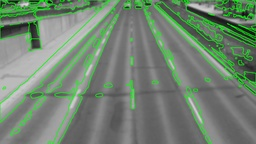
#> input picture Image_Segmentation/MOTION_SEGMENTATION/motion_segmented_frame_1.jpg, 256 x 144 px, shrunk from 1280 x 720 before the run, given in place of sat_img1.jpg, which was not available
$ jupyter execute Image_Segmentation.ipynb   (shell and % lines are left out)   (text cells are left out)
#> lines starting #> are read from the running program, lines starting #| are printed output that depends on the picture; after the words box and inside, x2 and y2 are one past the last pixel; in counts of white or black regions, pixels touching at a corner belong together; pictures that were not available may be replaced by others from this repository, and a replacement may not be noted
[cell 1]
import cv2
import numpy
import matplotlib.pyplot as plt
import numpy as np
import os

[cell 2]
# Load image
image = cv2.imread('sat_img1.jpg')
#> image is the input picture: shape (144, 256, 3); mean B, G, R 113.3, 132.1, 113.3
rgb_img = image[:,:,::-1]
gray_img = cv2.cvtColor(rgb_img, cv2.COLOR_RGB2GRAY)
# Apply Canny edge detection
edges = cv2.Canny(image, 100, 200)
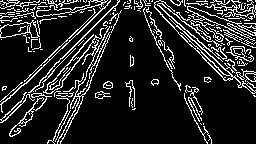
#> edges: shape (144, 256); 15% white in thin lines or dots

# Display or save result
os.makedirs("CANNY_EDGE_DETECTION", exist_ok=True)
cv2.imwrite('CANNY_EDGE_DETECTION/sat_img1_gray.jpg', gray_img)
cv2.imwrite('CANNY_EDGE_DETECTION/sat_img1_rgb.jpg', rgb_img)
cv2.imwrite('CANNY_EDGE_DETECTION/canny_img.jpg', edges)

# Display the images
plt.figure(figsize=[13, 8])
plt.subplot(131); plt.imshow(rgb_img); plt.title('Original Image');
plt.subplot(132); plt.imshow(gray_img, cmap='gray'); plt.title('Gray Image');
plt.subplot(133); plt.imshow(edges); plt.title('canny image');
cv2.waitKey(0)
cv2.destroyAllWindows()

[cell 3]
# Load image
image = cv2.imread('sat_img2.jpg')
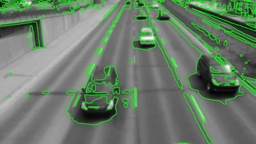
#> input picture Image_Segmentation/MOTION_SEGMENTATION/motion_segmented_frame_2.jpg, 256 x 144 px, shrunk from 1280 x 720 before the run, given in place of sat_img2.jpg, which was not available
#> image is the input picture: shape (144, 256, 3); mean B, G, R 105.9, 124.1, 105.8
rgb_img = image[:,:,::-1]
gray_img = cv2.cvtColor(rgb_img, cv2.COLOR_RGB2GRAY)
# Global thresholding
_, thresh_global = cv2.threshold(gray_img, 127, 255, cv2.THRESH_BINARY)
#> thresh_global: shape (144, 256); 35.2% white; 207 white regions (186 under 20 px), largest, box (x1, y1, x2, y2) and area: (0, 0, 131, 124) 7329, (134, 0, 234, 89) 1729, (36, 93, 75, 144) 815

# Adaptive thresholding
thresh_adaptive = cv2.adaptiveThreshold(gray_img, 255, cv2.ADAPTIVE_THRESH_GAUSSIAN_C, cv2.THRESH_BINARY, 11, 2)
#> thresh_adaptive: shape (144, 256); 63.6% white; 427 black regions (357 under 20 px), largest, box (x1, y1, x2, y2) and area: (67, 0, 135, 132) 2188, (40, 0, 124, 96) 1224, (133, 20, 208, 144) 1044

# Display or save results
os.makedirs("THRESHOLDING", exist_ok=True)
cv2.imwrite('THRESHOLDING/sat_img2_rgb.jpg', rgb_img)
cv2.imwrite('THRESHOLDING/sat_img2_gray.jpg', gray_img)
cv2.imwrite('THRESHOLDING/sat_img2_global_thresh.jpg', thresh_global)
cv2.imwrite('THRESHOLDING/sat_img2_adaptive_thresh.jpg', thresh_adaptive)


plt.figure(figsize=[16, 8])
plt.subplot(241); plt.imshow(rgb_img, cmap='gray'); plt.title('Original Image');
plt.subplot(242); plt.imshow(gray_img, cmap='gray'); plt.title('Gray Image');
plt.subplot(243); plt.imshow(thresh_global, cmap='gray'); plt.title('Global Threshold');
plt.subplot(244); plt.imshow(thresh_adaptive, cmap='gray'); plt.title('Adaptive Threshold');

[cell 4]
# Load image
image = cv2.imread('sat_img2.jpg')
rgb_img = image[:,:,::-1]
gray_img = cv2.cvtColor(rgb_img, cv2.COLOR_RGB2GRAY)


# Region growing function
def region_growing(gray_img, seed, threshold):
#> called with seed = (50, 50), threshold = 10
    height, width = gray_img.shape
#> height = 144; width = 256
    segmented = np.zeros((height, width), dtype=np.uint8)
    seeds = [seed]
    while seeds:
        x, y = seeds.pop(0)
        if 0 <= x < height and 0 <= y < width and segmented[x, y] == 0:
            segmented[x, y] = 255
            for dx, dy in [(-1,0), (1,0), (0,-1), (0,1)]:
                new_x, new_y = x + dx, y + dy
                if (0 <= new_x < height and 0 <= new_y < width and
                    abs(int(gray_img[new_x, new_y]) - int(gray_img[x, y])) < threshold):
                    seeds.append((new_x, new_y))
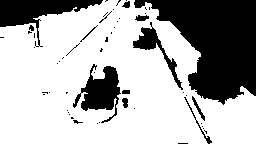
#> segmented: shape (144, 256); 69.1% white; 55 black regions (43 under 20 px), largest, box (x1, y1, x2, y2) and area: (134, 0, 256, 105) 7203, (0, 0, 103, 47) 1694, (73, 64, 121, 123) 1318
#> after the loop, seeds = []
    return segmented

# Apply region growing with seed (50, 50) and threshold 10
segmented = region_growing(gray_img, (50, 50), 10)

# Save the segmented image
os.makedirs("REGION_GROWING", exist_ok=True)
cv2.imwrite('REGION_GROWING/sat_img2_rgb.jpg', rgb_img)
cv2.imwrite('REGION_GROWING/sat_img2_gray.jpg', gray_img)
cv2.imwrite('REGION_GROWING/sat_img2_region_growing.jpg', segmented)

# Display or save result
plt.figure(figsize=[13, 8])
plt.subplot(241); plt.imshow(rgb_img); plt.title('Original Image');
plt.subplot(242); plt.imshow(gray_img, cmap='gray'); plt.title('Gray Image');
plt.subplot(243); plt.imshow(segmented, cmap='gray'); plt.title('Region Growing Segmentation');

[cell 5]
from skimage.segmentation import slic
# Load image
bgr_img = cv2.imread('sat_img3.jpg')
image = bgr_img[:,:,::-1]


# K-means clustering
pixels = image.reshape(-1, 3)
k = 3
criteria = (cv2.TERM_CRITERIA_EPS + cv2.TERM_CRITERIA_MAX_ITER, 100, 0.2)
_, labels, centers = cv2.kmeans(pixels.astype(np.float32), k, None, criteria, 10, cv2.KMEANS_RANDOM_CENTERS)
#> centers = [[43.2, 71.01, 43.21], [154.8, 160.4, 154.9], [101.4, 122.3, 101.5]]
centers = np.uint8(centers)
#> centers = [[43, 71, 43], [154, 160, 154], [101, 122, 101]]
clustered = centers[labels]
clustered = clustered.reshape(image.shape)

# SLIC superpixels
superpixels = slic(image, n_segments=100, compactness=10, sigma=1)
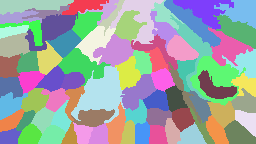
#> superpixels: shape (144, 256) int64; 79 distinct labels, from 1 to 79; one colour per label, 0 black

# Display or save results
os.makedirs("CLUSTERING_AND_SUPERPIXELS", exist_ok=True)
cv2.imwrite('CLUSTERING_AND_SUPERPIXELS/sat_img3_rgb.jpg', image)
cv2.imwrite('CLUSTERING_AND_SUPERPIXELS/clustered.jpg', clustered)
cv2.imwrite('CLUSTERING_AND_SUPERPIXELS/superpixels.jpg', superpixels.astype(np.uint8) * 50)

plt.figure(figsize=[13, 8])
plt.subplot(231); plt.imshow(image); plt.title('Original Image');
plt.subplot(232); plt.imshow(clustered); plt.title('K-means Clustering');
plt.subplot(233); plt.imshow(superpixels.astype(np.uint8) * 50); plt.title('SLIC Superpixels');

[cell 6]
# Load image
bgr_image = cv2.imread('sat_img1.jpg')
image = bgr_img[:,:,::-1]
gray_img = cv2.cvtColor(rgb_img, cv2.COLOR_RGB2GRAY)

# Initialize mask (0=background, 1=foreground, 2=probable background, 3=probable foreground)
mask = np.zeros(image.shape[:2], np.uint8)

# Define rectangle (x, y, w, h) for foreground approximation
rect = (50, 50, 200, 200)

# Apply GrabCut
bgdmodel = np.zeros((1, 65), np.float64)
fgdmodel = np.zeros((1, 65), np.float64)
cv2.grabCut(image, mask, rect, bgdmodel, fgdmodel, 5, cv2.GC_INIT_WITH_RECT)

# Modify mask to create final segmentation
mask2 = np.where((mask == 2) | (mask == 0), 0, 1).astype('uint8')
segmented = image * mask2[:, :, np.newaxis]
#> segmented: shape (144, 256, 3); every value is 0

# Display or save result
os.makedirs("GRABCUT_SEGMENTATION", exist_ok=True)
cv2.imwrite('GRABCUT_SEGMENTATION/sat_img1_rgb.jpg', image)
cv2.imwrite('GRABCUT_SEGMENTATION/sat_img1_gray.jpg', cv2.cvtColor(image, cv2.COLOR_BGR2GRAY))
cv2.imwrite('GRABCUT_SEGMENTATION/graph_cuts.jpg', segmented)

plt.figure(figsize=[13, 8])
plt.subplot(231); plt.imshow(image); plt.title('Original Image');
plt.subplot(232); plt.imshow(gray_img, cmap='gray'); plt.title('Gray Image');
plt.subplot(233); plt.imshow(segmented); plt.title('Graph Cuts Segmentation');

[cell 7]
# Load image
image = cv2.imread('sat_img3.jpg')
gray = cv2.cvtColor(image, cv2.COLOR_BGR2GRAY)
ret, thresh = cv2.threshold(gray, 0, 255, cv2.THRESH_BINARY_INV + cv2.THRESH_OTSU)
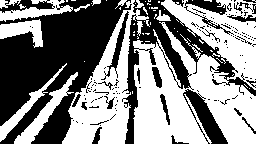
#> thresh: shape (144, 256); 53.5% white; 145 black regions (119 under 20 px), largest, box (x1, y1, x2, y2) and area: (0, 0, 132, 144) 9989, (122, 0, 256, 144) 3864, (183, 89, 228, 144) 882
#> ret = 118

# Noise removal
kernel = np.ones((3, 3), np.uint8)
opening = cv2.morphologyEx(thresh, cv2.MORPH_OPEN, kernel, iterations=2)
#> opening: shape (144, 256); 43.7% white; 26 white regions, largest, box (x1, y1, x2, y2) and area: (134, 48, 207, 144) 4086, (189, 55, 256, 144) 2924, (62, 92, 129, 144) 2313

# Sure background area
sure_bg = cv2.dilate(opening, kernel, iterations=3)
#> sure_bg: shape (144, 256); 66.1% white; 18 black regions (9 under 20 px), largest, box (x1, y1, x2, y2) and area: (0, 0, 224, 144) 11024, (234, 0, 256, 19) 335, (178, 0, 228, 13) 333

# Finding sure foreground area
dist_transform = cv2.distanceTransform(opening, cv2.DIST_L2, 5)
ret, sure_fg = cv2.threshold(dist_transform, 0.7 * dist_transform.max(), 255, 0)
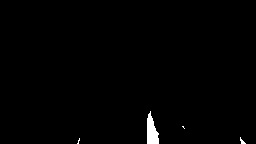
#> sure_fg: shape (144, 256) float32; 0.8% white; 4 white regions (3 under 20 px), largest, box (x1, y1, x2, y2) and area: (147, 111, 159, 144) 264
#> ret = 13.3

# Unknown region
sure_fg = np.uint8(sure_fg)
unknown = cv2.subtract(sure_bg, sure_fg)
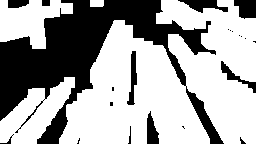
#> unknown: shape (144, 256); 65.3% white; 22 black regions (12 under 20 px), largest, box (x1, y1, x2, y2) and area: (0, 0, 224, 144) 11024, (234, 0, 256, 19) 335, (178, 0, 228, 13) 333

# Marker labelling
ret, markers = cv2.connectedComponents(sure_fg)
#> markers: shape (144, 256) int32; 5 distinct labels, from 0 to 4
#> ret = 5
markers = markers + 1
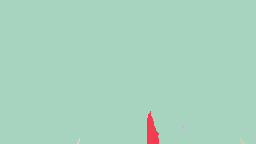
#> markers: shape (144, 256) int32; 5 distinct labels, from 1 to 5; one colour per label, 0 black
markers[unknown == 255] = 0
#> markers: shape (144, 256) int32; 6 distinct labels, from 0 to 5

# Apply watershed
markers = cv2.watershed(image, markers)
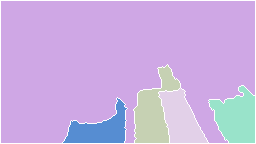
#> markers: shape (144, 256) int32; 6 distinct labels, from -1 to 5; one colour per label, 0 black, -1 white
image[markers == -1] = [0, 0, 255]
#> image: shape (144, 256, 3); 3.51% of pixels changed, all inside (x1, y1, x2, y2) = (0, 0, 256, 144)

# Save the results
os.makedirs("WATERSHED_SEGMENTATION", exist_ok=True)
cv2.imwrite('WATERSHED_SEGMENTATION/sat_img3_rgb.jpg', image)
cv2.imwrite('WATERSHED_SEGMENTATION/sat_img3_gray.jpg', gray)
cv2.imwrite('WATERSHED_SEGMENTATION/sat_img3_thresh.jpg', thresh)
cv2.imwrite('WATERSHED_SEGMENTATION/sat_img3_opening.jpg', opening)
cv2.imwrite('WATERSHED_SEGMENTATION/sat_img3_markers.jpg', markers.astype(np.uint8) * 50)
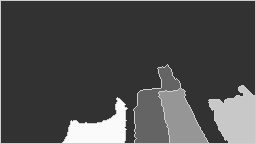
#> saved as sat_img3_markers.jpg: shape (144, 256); min 50, max 250, mean 76.8


# Display
plt.figure(figsize=[13, 8])
plt.subplot(231); plt.imshow(image); plt.title('Original Image');
plt.subplot(232); plt.imshow(gray, cmap='gray'); plt.title('Gray Image');
plt.subplot(233); plt.imshow(image); plt.title('Watershed Segmentation');
plt.subplot(234); plt.imshow(markers, cmap='jet'); plt.title('Markers');
#> figure, not shown here; B, G, R data is drawn as R, G, B
